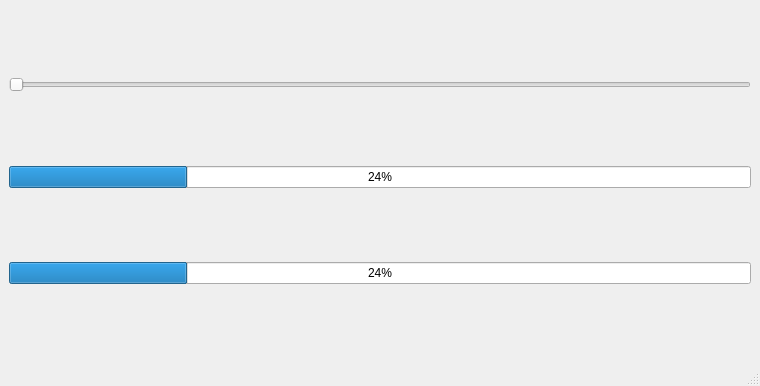
<?xml version="1.0" encoding="UTF-8"?>
<ui version="4.0">
 <class>MainWindow</class>
 <widget class="QMainWindow" name="MainWindow">
  <property name="geometry">
   <rect>
    <x>0</x>
    <y>0</y>
    <width>760</width>
    <height>386</height>
   </rect>
  </property>
  <property name="windowTitle">
   <string>MainWindow</string>
  </property>
  <widget class="QWidget" name="centralwidget">
   <layout class="QVBoxLayout" name="verticalLayout">
    <item>
     <widget class="QSlider" name="horizontalSlider">
      <property name="orientation">
       <enum>Qt::Horizontal</enum>
      </property>
     </widget>
    </item>
    <item>
     <widget class="QProgressBar" name="progressBar_2">
      <property name="value">
       <number>24</number>
      </property>
     </widget>
    </item>
    <item>
     <widget class="QProgressBar" name="progressBar">
      <property name="value">
       <number>24</number>
      </property>
     </widget>
    </item>
   </layout>
  </widget>
  <widget class="QMenuBar" name="menubar">
   <property name="geometry">
    <rect>
     <x>0</x>
     <y>0</y>
     <width>760</width>
     <height>21</height>
    </rect>
   </property>
  </widget>
  <widget class="QStatusBar" name="statusbar"/>
 </widget>
 <resources/>
 <connections/>
</ui>
